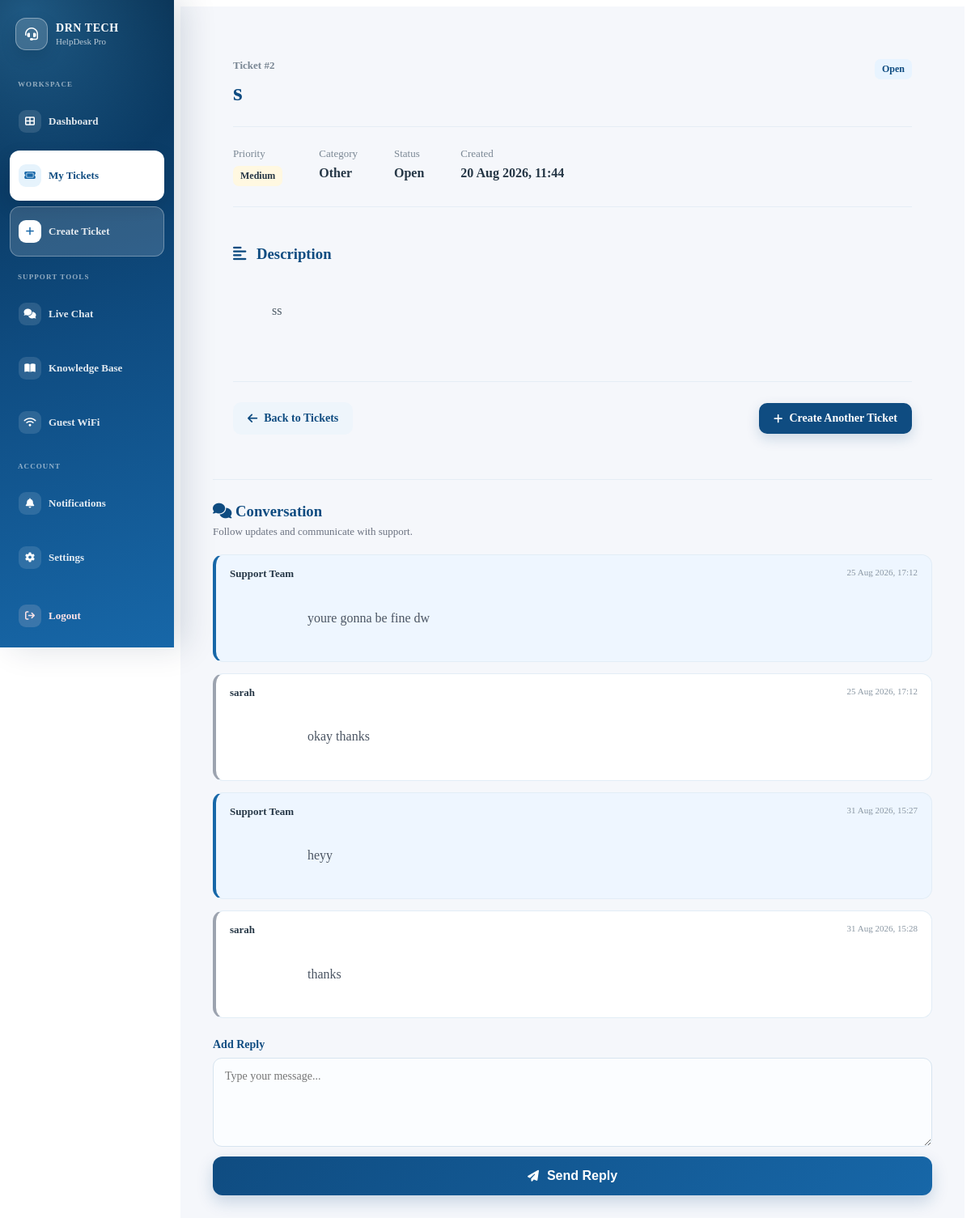
The app's page /ticket/2 (signed in) with its own data.
### app.py (models this page shows, shortened)
class Ticket(db.Model):
    id = db.Column(
        db.Integer,
        primary_key=True,
    )
    ticket_number = db.Column(
        db.Integer,
        nullable=False,
    )
    subject = db.Column(
        db.String(200),
        nullable=False,
    )
    description = db.Column(
        db.Text,
        nullable=False,
    )
    priority = db.Column(
        db.String(20),
        nullable=False,
        default="Medium",
    )
    category = db.Column(
        db.String(50),
        nullable=False,
        default="Other",
    )
    status = db.Column(
        db.String(20),
        nullable=False,
        default="Open",
    )
    created_at = db.Column(
        db.DateTime,
        default=datetime.utcnow,
    )
    user_id = db.Column(
        db.Integer,
        db.ForeignKey("user.id"),
        nullable=False,
    )
    user = db.relationship(
        "User",
        backref=db.backref(
            "tickets",
            lazy=True,
        ),
    )

class TicketReply(db.Model):
    id = db.Column(
        db.Integer,
        primary_key=True,
    )
    message = db.Column(
        db.Text,
        nullable=False,
    )
    created_at = db.Column(
        db.DateTime,
        default=datetime.utcnow,
        nullable=False,
    )
    ticket_id = db.Column(
        db.Integer,
        db.ForeignKey("ticket.id"),
        nullable=False,
    )
    user_id = db.Column(
        db.Integer,
        db.ForeignKey("user.id"),
        nullable=False,
    )
    ticket = db.relationship(
        "Ticket",
        backref=db.backref(
            "replies",
            lazy=True,
            cascade="all, delete-orphan",
        ),
    )
    author = db.relationship(
        "User",
    )

class User(UserMixin, db.Model):
    id = db.Column(
        db.Integer,
        primary_key=True,
    )
    username = db.Column(
        db.String(100),
        nullable=False,
    )
    email = db.Column(
        db.String(120),
        unique=True,
        nullable=False,
    )
    password = db.Column(
        db.String(255),
        nullable=False,
    )
    is_admin = db.Column(
        db.Boolean,
        default=False,
        nullable=False,
    )
    is_active = db.Column(
        db.Boolean,
        default=True,
        nullable=False,
    )

### app.py (the view, shortened to what this page needs)
@app.route("/ticket/<int:ticket_id>")
@login_required
def ticket_details(ticket_id):
    ticket = Ticket.query.get_or_404(
        ticket_id
    )
    replies = TicketReply.query.filter_by(
        ticket_id=ticket.id
    ).order_by(
        TicketReply.created_at.asc()
    ).all()
    return render_template(
        "ticket_details.html",
        ticket=ticket,
        replies=replies,
    )

### app.py (called while the page is built)
@login_manager.user_loader
def load_user(user_id):
    user = db.session.get(User, int(user_id))
    if not user:
        return None
    if not user.is_active:
        return None
    return user

def get_csrf_token():
    csrf_token = session.get("_csrf_token")
    if not csrf_token:
        csrf_token = token_urlsafe(32)
        session["_csrf_token"] = csrf_token
    return csrf_token

@app.before_request
def protect_post_requests():
    if request.method == "POST":
        validate_csrf_token()

@app.context_processor
def inject_notification_count():
    if not current_user.is_authenticated:
        return {
            "csrf_token": get_csrf_token(),
            "unread_notification_count": 0,
        }
    unread_notification_count = Notification.query.filter_by(
        recipient_id=current_user.id,
        is_read=False,
    ).count()
    return {
        "csrf_token": get_csrf_token(),
        "unread_notification_count": unread_notification_count,
    }

### templates/ticket_details.html (shortened to what this page needs)
{% extends "base.html" %}
{% block content %}
<div class="ticket-details-page">
    <div class="ticket-details-header">
        <div>
            <span class="ticket-number">
                Ticket #{{ ticket.id }}
            </span>
            <h1>
                {{ ticket.subject }}
            </h1>
        </div>
        <span class="status-badge status-{{ ticket.status|lower|replace(' ', '-') }}">
            {{ ticket.status }}
        </span>
    </div>
    <div class="ticket-details-meta">
        <div class="ticket-meta-item">
            <span>Priority</span>
            <strong class="priority-badge priority-{{ ticket.priority|lower }}">
                {{ ticket.priority }}
            </strong>
        </div>
        <div class="ticket-meta-item">
            <span>Category</span>
            <strong>
                {{ ticket.category }}
            </strong>
        </div>
        <div class="ticket-meta-item">
            <span>Status</span>
            <strong>
                {{ ticket.status }}
            </strong>
        </div>
        <div class="ticket-meta-item">
            <span>Created</span>
            <strong>
                {{ ticket.created_at.strftime('%d %b %Y, %H:%M') }}
            </strong>
        </div>
    </div>
    <div class="ticket-description">
        <h3>
            <i class="fa-solid fa-align-left"></i>
            Description
        </h3>
        <p>
            {{ ticket.description }}
        </p>
    </div>
    <div class="ticket-details-actions">
        <a
            href="{{ url_for('tickets') }}"
            class="secondary-btn">
            <i class="fa-solid fa-arrow-left"></i>
            Back to Tickets
        </a>
        <a
            href="{{ url_for('create_ticket') }}"
            class="create-ticket-btn">
            <i class="fa-solid fa-plus"></i>
            Create Another Ticket
        </a>
    </div>
</div>
<div class="ticket-conversation">
    <div class="conversation-header">
        <h3>
            <i class="fa-solid fa-comments"></i>
            Conversation
        </h3>
        <p>
            Follow updates and communicate with support.
        </p>
    </div>
    <div class="conversation-thread">
        {% if replies %}
            {% for reply in replies %}
                <div
                    class="conversation-message
                    {% if reply.author.is_admin %}
                        admin-message
                    {% else %}
                        user-message
                    {% endif %}"
                >
                    <div class="message-header">
                        <strong>
                            {% if reply.author.is_admin %}
                                Support Team
                            {% else %}
                                {{ reply.author.username }}
                            {% endif %}
                        </strong>
                        <span>
                            {{ reply.created_at.strftime('%d %b %Y, %H:%M') }}
                        </span>
                    </div>
                    <p>
                        {{ reply.message }}
                    </p>
                </div>
            {% endfor %}
        {% else %}
            <div class="conversation-empty">
                No replies yet.
            </div>
        {% endif %}
    </div>
    {% if ticket.status != "Resolved" %}
        <form
            method="POST"
            action="{{ url_for(
                'reply_to_ticket',
                ticket_id=ticket.id
            ) }}"
            class="ticket-reply-form"
        >
            <label for="message">
                Add Reply
            </label>
            <textarea
                id="message"
                name="message"
                placeholder="Type your message..."
                required
            ></textarea>
            <button
                type="submit"
                class="submit-ticket-btn"
            >
                <i class="fa-solid fa-paper-plane"></i>
                Send Reply
            </button>
        </form>
    {% endif %}
</div>
{% endblock %}

### static/css/dashboard.css (style rules this page uses)
.create-ticket-btn { display: inline-flex; align-items: center; justify-content: center; gap: 8px; padding: 11px 18px; border-radius: 10px; background: #0F4C81; color: #ffffff; font-size: 14px; font-weight: 600; text-decoration: none; box-shadow: 0 6px 16px rgba(15, 76, 129, 0.18); transition: transform 0.2s ease, box-shadow 0.2s ease, background 0.2s ease; }
.create-ticket-btn i { font-size: 13px; }
.submit-ticket-btn { width: 100%; display: flex; align-items: center; justify-content: center; gap: 10px; padding: 15px 20px; border: none; border-radius: 12px; background: linear-gradient( 135deg, #0F4C81, #1767A8 ); color: #ffffff; font-size: 16px; font-weight: 700; cursor: pointer; box-shadow: 0 8px 20px rgba(15, 76, 129, 0.20); transition: transform 0.25s ease, box-shadow 0.25s ease, background 0.25s ease; }
.submit-ticket-btn i { font-size: 14px; }
.ticket-details-page { max-width: 1200px; margin: 0 auto; padding: 25px; }
.ticket-details-header { display: flex; justify-content: space-between; align-items: flex-start; gap: 20px; padding-bottom: 25px; border-bottom: 1px solid #e5edf5; }
.ticket-number { color: #7a8794; font-size: 13px; font-weight: 600; }
.ticket-details-header h1 { margin: 8px 0 0; color: #0F4C81; font-size: 30px; }
.ticket-details-meta { display: flex; flex-wrap: wrap; gap: 45px; padding: 25px 0; }
.ticket-meta-item { display: flex; flex-direction: column; gap: 7px; }
.ticket-meta-item > span { color: #7a8794; font-size: 13px; }
.ticket-meta-item strong { color: #263746; }
.ticket-description { border-top: 1px solid #e5edf5; padding: 28px 0; }
.ticket-description h3 { margin-bottom: 15px; color: #0F4C81; }
.ticket-description h3 i { margin-right: 8px; }
.ticket-description p { color: #4d5b67; line-height: 1.8; white-space: pre-wrap; }
.ticket-details-actions { display: flex; justify-content: space-between; align-items: center; gap: 15px; border-top: 1px solid #e5edf5; padding-top: 25px; }
.secondary-btn { display: inline-flex; align-items: center; justify-content: center; gap: 8px; padding: 12px 18px; border-radius: 10px; background: #eef5fb; color: #0F4C81; text-decoration: none; font-size: 14px; font-weight: 600; transition: all 0.25s ease; }
.ticket-conversation { margin-top: 30px; padding-top: 28px; border-top: 1px solid #e5edf5; }
.conversation-header { margin-bottom: 20px; }
.conversation-header h3 { margin: 0 0 6px; color: #0F4C81; }
.conversation-header p { margin: 0; color: #6b7280; font-size: 13px; }
.conversation-thread { display: flex; flex-direction: column; gap: 14px; margin-bottom: 25px; }
.conversation-message { padding: 15px 17px; border-radius: 13px; border: 1px solid #e2edf6; background: #f8fbff; }
.conversation-message.admin-message { border-left: 4px solid #1767A8; background: #eef6ff; }
.conversation-message.user-message { border-left: 4px solid #9ca3af; background: #ffffff; }
.message-header { display: flex; justify-content: space-between; gap: 15px; margin-bottom: 8px; }
.message-header strong { color: #263746; font-size: 13px; }
.message-header > span { color: #8a97a3; font-size: 11px; }
.conversation-message p { margin: 0; color: #4b5563; line-height: 1.6; white-space: pre-wrap; }
.ticket-reply-form label { display: block; margin-bottom: 8px; color: #0F4C81; font-size: 14px; font-weight: 600; }
.ticket-reply-form textarea { width: 100%; min-height: 110px; margin-bottom: 12px; padding: 14px; box-sizing: border-box; border: 1px solid #d7e4ef; border-radius: 11px; background: #fbfdff; font-family: inherit; font-size: 14px; resize: vertical; outline: none; }

### static/css/admin.css (style rules this page uses)
.priority-badge { display: inline-block; padding: 5px 9px; border-radius: 7px; font-size: 12px; font-weight: 600; }
.priority-medium { background: #fff8e1; color: #a16207; }
.status-badge { display: inline-block; padding: 5px 9px; border-radius: 7px; font-size: 12px; font-weight: 600; }
.status-open { background: #e8f4ff; color: #0F4C81; }

### records on screen
Ticket: id "2", subject "s", status "Open", priority "Medium", category "Other", created_at "20 Aug 2026, 11:44", description "ss"
TicketReply: shows "Support Team", created_at "25 Aug 2026, 17:12", message "youre gonna be fine dw"
TicketReply: author.username "sarah", created_at "25 Aug 2026, 17:12", message "okay thanks"
TicketReply: shows "Support Team", created_at "31 Aug 2026, 15:27", message "heyy"
TicketReply: author.username "sarah", created_at "31 Aug 2026, 15:28", message "thanks"
